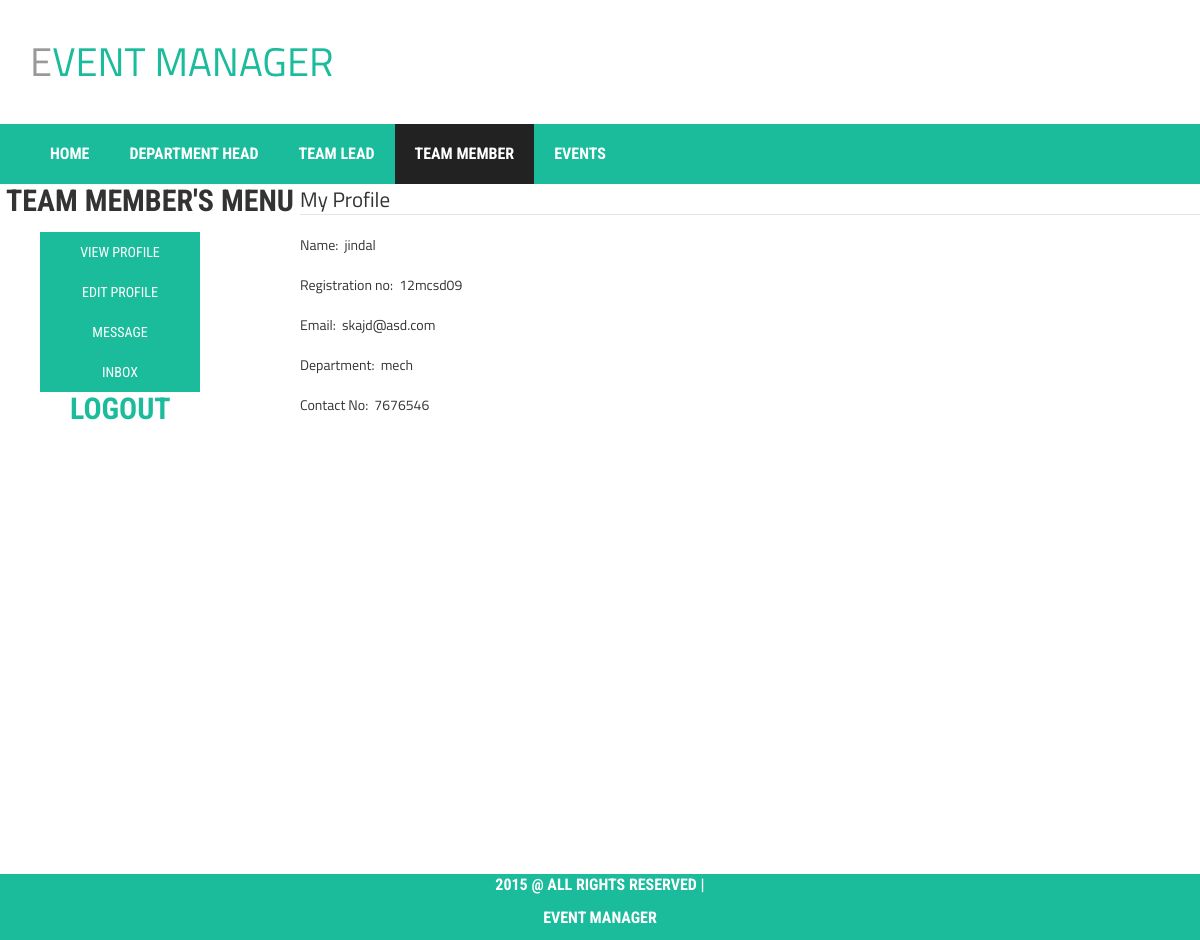
/tm_view_profile.php (signed in), run on the app's committed database.
### tables this page shows
CREATE TABLE IF NOT EXISTS `teammem_profile` (
  `user_id` varchar(10) NOT NULL,
  `name` varchar(15) NOT NULL,
  `reg_no` varchar(10) NOT NULL,
  `department` varchar(15) NOT NULL,
  `contact_no` varchar(11) NOT NULL,
  `email_id` varchar(20) NOT NULL
);

### tm_view_profile.php (the view, shortened to what this page needs)
<?php
include("header3.php");
include("TM_menu_list.php");
$con = mysqli_connect("localhost","root", "", "event manager");
?>
<section id="tm_viewprof">
<fieldset>
				<legend>My Profile</legend>
				<?php
           $x=$_SESSION['name'];
           $qry = "SELECT * FROM teammem_profile where user_id='$x'";
           $res = mysqli_query($con,$qry);
           $row=  mysqli_fetch_array($res,MYSQLI_ASSOC);
		   if($row)
           {
			?>
				Name:&nbsp;&nbsp;<?php echo $row['name']; ?><br /><br />
				Registration no:&nbsp;&nbsp;<?php echo $row['reg_no'];?><br /><br />
				Email:&nbsp;&nbsp;<?php echo $row['email_id']; ?><br /><br />
				Department:&nbsp;&nbsp;<?php echo $row['department'];?><br /><br />
				Contact No:&nbsp;&nbsp;<?php echo $row['contact_no'];?><br /><br />
			<?php
		   }
?>
 </fieldset>
				</section>
<?php
include("footer.php")
?>

### style.css (style rules this page uses)
html,body { height:100%; }
body { font-family: 'Titillium Web', sans-serif; }

### data on the page
teammem_profile: name "jindal", reg_no "12mcsd09", email "skajd@asd.com", department "mech", contact_no "7676546"
